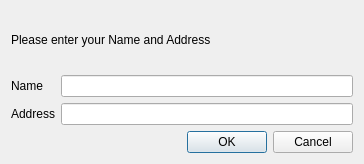
<?xml version="1.0" encoding="UTF-8"?>
<ui version="4.0">
 <class>Dialog</class>
 <widget class="QDialog" name="Dialog">
  <property name="windowModality">
   <enum>Qt::WindowModal</enum>
  </property>
  <property name="geometry">
   <rect>
    <x>0</x>
    <y>0</y>
    <width>364</width>
    <height>164</height>
   </rect>
  </property>
  <property name="windowTitle">
   <string>Data Entry</string>
  </property>
  <layout class="QVBoxLayout" name="verticalLayout">
   <item>
    <widget class="QLabel" name="label">
     <property name="text">
      <string>Please enter your Name and Address</string>
     </property>
    </widget>
   </item>
   <item>
    <layout class="QGridLayout" name="gridLayout">
     <item row="1" column="0">
      <widget class="QLabel" name="label_3">
       <property name="text">
        <string>Address</string>
       </property>
      </widget>
     </item>
     <item row="0" column="0">
      <widget class="QLabel" name="label_2">
       <property name="text">
        <string>Name</string>
       </property>
      </widget>
     </item>
     <item row="1" column="1">
      <widget class="QLineEdit" name="lineEdit_2">
       <property name="focusPolicy">
        <enum>Qt::StrongFocus</enum>
       </property>
      </widget>
     </item>
     <item row="0" column="1">
      <widget class="QLineEdit" name="lineEdit">
       <property name="focusPolicy">
        <enum>Qt::StrongFocus</enum>
       </property>
      </widget>
     </item>
    </layout>
   </item>
   <item>
    <widget class="QDialogButtonBox" name="buttonBox">
     <property name="orientation">
      <enum>Qt::Horizontal</enum>
     </property>
     <property name="standardButtons">
      <set>QDialogButtonBox::Cancel|QDialogButtonBox::Ok</set>
     </property>
    </widget>
   </item>
  </layout>
 </widget>
 <resources/>
 <connections>
  <connection>
   <sender>buttonBox</sender>
   <signal>accepted()</signal>
   <receiver>Dialog</receiver>
   <slot>accept()</slot>
   <hints>
    <hint type="sourcelabel">
     <x>248</x>
     <y>254</y>
    </hint>
    <hint type="destinationlabel">
     <x>157</x>
     <y>274</y>
    </hint>
   </hints>
  </connection>
  <connection>
   <sender>buttonBox</sender>
   <signal>rejected()</signal>
   <receiver>Dialog</receiver>
   <slot>reject()</slot>
   <hints>
    <hint type="sourcelabel">
     <x>316</x>
     <y>260</y>
    </hint>
    <hint type="destinationlabel">
     <x>286</x>
     <y>274</y>
    </hint>
   </hints>
  </connection>
 </connections>
</ui>
